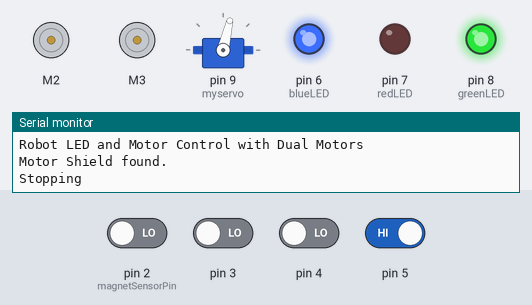
Recording of a sketch running on a simulated Arduino Uno, built for the host (arithmetic inside an expression is 32-bit, double 64-bit). Shown: 2 × DC motor (green arrow = forward, orange = backward, longer = faster), servo, output pins drawn as LEDs (lit = HIGH), the last lines printed to the serial monitor. The test bench sets the inputs (shaded band); at power-on: pin 5 HIGH, pin 2 (magnetSensorPin), pin 3, pin 4 LOW.

Above: at 9.8 s.
9.9 s: pin 2 (magnetSensorPin) driven LOW and pin 3 driven HIGH and pin 4 driven HIGH and pin 5 driven LOW
At 11.16 s:
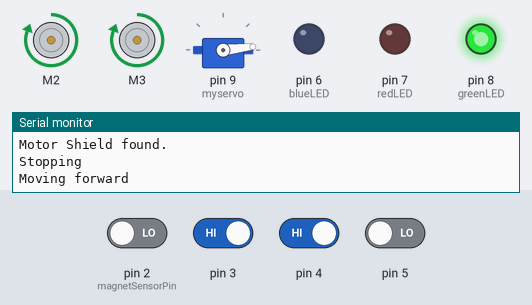
13.4 s: pin 2 (magnetSensorPin) driven HIGH
At 16.69 s:
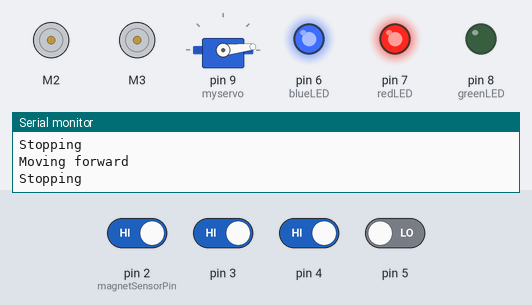
21.4 s: pin 2 (magnetSensorPin) driven HIGH
24.9 s: pin 2 (magnetSensorPin) driven LOW
At 27.75 s:
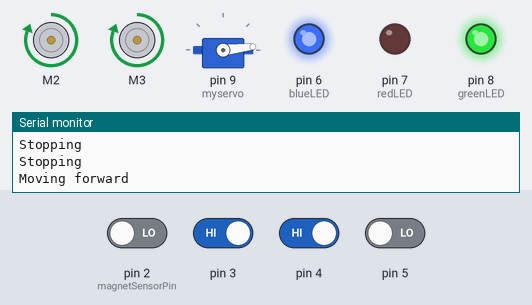
Timing chart, 0 to 30.7 s (numbered marks = the images above; inputs shaded):
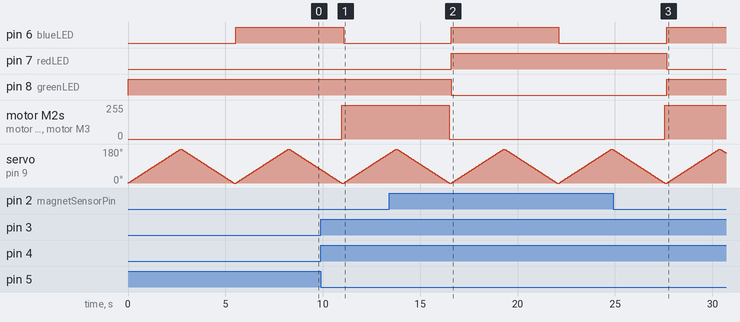

The sketch:

LED_logic.ino
```cpp
/*
IDP
LED Module Code for Robot with Dual Motors
*/

#include <Servo.h>
#include <Adafruit_MotorShield.h>

// Define LED pins
int blueLED = 6;
int redLED = 7;
int greenLED = 8;

// Define sensor pin
int magnetSensorPin = 2;

// Create motor shield object
Adafruit_MotorShield AFMS = Adafruit_MotorShield();
Adafruit_DCMotor *myMotor1 = AFMS.getMotor(2);
Adafruit_DCMotor *myMotor2 = AFMS.getMotor(3);

// Servo setup
Servo myservo;
int pos = 0;

// Timing variables for flashing
unsigned long previousMillis = 0;
const long interval = 100; // 5Hz blinking (100ms on/off)

void setup() {
  Serial.begin(9600);
  Serial.println("Robot LED and Motor Control with Dual Motors");

  // Set up LEDs and sensor pin
  pinMode(blueLED, OUTPUT);
  pinMode(redLED, OUTPUT);
  pinMode(greenLED, OUTPUT);
  pinMode(magnetSensorPin, INPUT);

  // Initialize motor shield
  if (!AFMS.begin()) {
    Serial.println("Could not find Motor Shield. Check wiring.");
    while (1);
  }
  Serial.println("Motor Shield found.");

  // Set initial motor speed
  myMotor1->setSpeed(255);
  myMotor2->setSpeed(255);

  // Turn off motors initially
  myMotor1->run(RELEASE);
  myMotor2->run(RELEASE);

  // Attach servo
  myservo.attach(9);
}

void loop() {
  // Check if robot is moving and flash blue LED
  if (isRobotMoving()) {
    unsigned long currentMillis = millis();
    if (currentMillis - previousMillis >= interval) {
      previousMillis = currentMillis;
      digitalWrite(blueLED, !digitalRead(blueLED));
    }
  } else {
    digitalWrite(blueLED, LOW);
  }

  // Check magnet sensor and control red/green LEDs
  if (digitalRead(magnetSensorPin) == HIGH) {
    digitalWrite(redLED, HIGH);
    digitalWrite(greenLED, LOW);
  } else {
    digitalWrite(redLED, LOW);
    digitalWrite(greenLED, HIGH);
  }

  // Simulate servo movement (as in sample code)
  for (pos = 0; pos <= 180; pos += 1) {
    myservo.write(pos);
    delay(15);
  }

  for (pos = 180; pos >= 0; pos -= 1) {
    myservo.write(pos);
    delay(15);
  }

  // Simulate motor movement similar to line-following logic
  int extreme_left = digitalRead(2);
  int left = digitalRead(3);
  int right = digitalRead(4);
  int extreme_right = digitalRead(5);

  if (extreme_left == LOW && extreme_right == LOW && left == HIGH && right == HIGH) {
    myMotor1->run(FORWARD);
    myMotor2->run(FORWARD);
    Serial.println("Moving forward");
  } else {
    myMotor1->run(RELEASE);
    myMotor2->run(RELEASE);
    Serial.println("Stopping");
  }

  delay(100);
}


bool isRobotMoving() {
   // Check both motors to determine if robot is moving
   return myMotor1->getState() != RELEASE || myMotor2->getState() != RELEASE;
}
```

Measured:
- after the input at 9.9 s, motor M2, motor M3: stopped → forward 255/255 after 1.1 s
- after the input at 13.4 s, pin 7 (redLED): LOW → HIGH after 3.2 s; pin 8 (greenLED): HIGH → LOW after 3.2 s; motor M2, motor M3: forward 255/255 → stopped after 3.1 s
- after the input at 24.9 s, pin 7 (redLED): HIGH → LOW after 2.8 s; pin 8 (greenLED): LOW → HIGH after 2.8 s; motor M2, motor M3: stopped → forward 255/255 after 2.7 s
